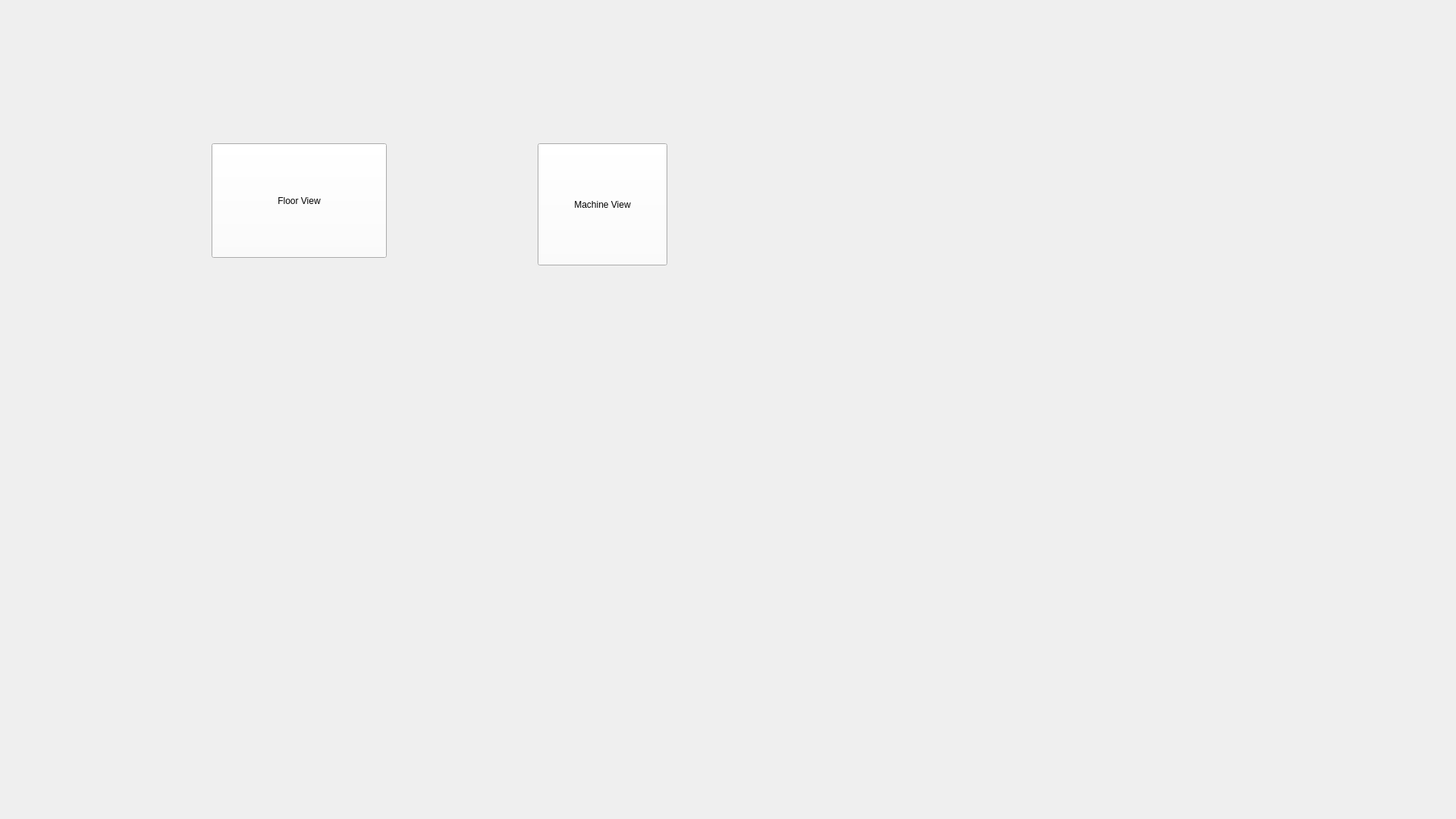
<?xml version="1.0" encoding="UTF-8"?>
<ui version="4.0">
 <class>MainWindow</class>
 <widget class="QMainWindow" name="MainWindow">
  <property name="geometry">
   <rect>
    <x>0</x>
    <y>0</y>
    <width>1920</width>
    <height>1080</height>
   </rect>
  </property>
  <property name="minimumSize">
   <size>
    <width>1080</width>
    <height>720</height>
   </size>
  </property>
  <property name="maximumSize">
   <size>
    <width>16777215</width>
    <height>16777215</height>
   </size>
  </property>
  <property name="palette">
   <palette>
    <active>
     <colorrole role="Button">
      <brush brushstyle="SolidPattern">
       <color alpha="255">
        <red>255</red>
        <green>255</green>
        <blue>255</blue>
       </color>
      </brush>
     </colorrole>
    </active>
    <inactive>
     <colorrole role="Button">
      <brush brushstyle="SolidPattern">
       <color alpha="255">
        <red>255</red>
        <green>255</green>
        <blue>255</blue>
       </color>
      </brush>
     </colorrole>
    </inactive>
    <disabled>
     <colorrole role="Button">
      <brush brushstyle="SolidPattern">
       <color alpha="255">
        <red>255</red>
        <green>255</green>
        <blue>255</blue>
       </color>
      </brush>
     </colorrole>
    </disabled>
   </palette>
  </property>
  <property name="windowTitle">
   <string>MainWindow</string>
  </property>
  <property name="autoFillBackground">
   <bool>false</bool>
  </property>
  <widget class="QWidget" name="centralwidget">
   <layout class="QHBoxLayout" name="horizontalLayout">
    <item>
     <widget class="QStackedWidget" name="stackedWidget">
      <widget class="QWidget" name="MainMenu">
       <widget class="QPushButton" name="pushButton">
        <property name="geometry">
         <rect>
          <x>270</x>
          <y>180</y>
          <width>231</width>
          <height>151</height>
         </rect>
        </property>
        <property name="text">
         <string>Floor View</string>
        </property>
       </widget>
       <widget class="QPushButton" name="pushButton_2">
        <property name="geometry">
         <rect>
          <x>700</x>
          <y>180</y>
          <width>171</width>
          <height>161</height>
         </rect>
        </property>
        <property name="text">
         <string>Machine View</string>
        </property>
       </widget>
      </widget>
      <widget class="QWidget" name="FloorView">
       <widget class="QWidget" name="gridLayoutWidget_2">
        <property name="geometry">
         <rect>
          <x>0</x>
          <y>0</y>
          <width>1891</width>
          <height>1051</height>
         </rect>
        </property>
        <layout class="QGridLayout" name="FloorLayout">
         <property name="bottomMargin">
          <number>0</number>
         </property>
         <property name="spacing">
          <number>0</number>
         </property>
         <item row="8" column="12">
          <widget class="QPushButton" name="Button2003">
           <property name="sizePolicy">
            <sizepolicy hsizetype="Expanding" vsizetype="Expanding">
             <horstretch>0</horstretch>
             <verstretch>0</verstretch>
            </sizepolicy>
           </property>
           <property name="font">
            <font>
             <family>Arial</family>
             <pointsize>18</pointsize>
             <bold>true</bold>
            </font>
           </property>
           <property name="text">
            <string>200-3</string>
           </property>
          </widget>
         </item>
         <item row="1" column="4">
          <widget class="QPushButton" name="ButtonHusky">
           <property name="sizePolicy">
            <sizepolicy hsizetype="Expanding" vsizetype="Expanding">
             <horstretch>0</horstretch>
             <verstretch>0</verstretch>
            </sizepolicy>
           </property>
           <property name="font">
            <font>
             <family>Arial</family>
             <pointsize>18</pointsize>
             <bold>true</bold>
            </font>
           </property>
           <property name="text">
            <string>Husky</string>
           </property>
          </widget>
         </item>
         <item row="6" column="18">
          <widget class="QPushButton" name="Button752">
           <property name="sizePolicy">
            <sizepolicy hsizetype="Expanding" vsizetype="Expanding">
             <horstretch>0</horstretch>
             <verstretch>0</verstretch>
            </sizepolicy>
           </property>
           <property name="font">
            <font>
             <family>Arial</family>
             <pointsize>18</pointsize>
             <bold>true</bold>
            </font>
           </property>
           <property name="text">
            <string>75-2</string>
           </property>
          </widget>
         </item>
         <item row="8" column="16">
          <widget class="QPushButton" name="Button2001">
           <property name="sizePolicy">
            <sizepolicy hsizetype="Expanding" vsizetype="Expanding">
             <horstretch>0</horstretch>
             <verstretch>0</verstretch>
            </sizepolicy>
           </property>
           <property name="font">
            <font>
             <family>Arial</family>
             <pointsize>18</pointsize>
             <bold>true</bold>
            </font>
           </property>
           <property name="text">
            <string>200-1</string>
           </property>
          </widget>
         </item>
         <item row="7" column="1" colspan="22">
          <spacer name="horizontalSpacer_4">
           <property name="orientation">
            <enum>Qt::Orientation::Horizontal</enum>
           </property>
           <property name="sizeHint" stdset="0">
            <size>
             <width>40</width>
             <height>20</height>
            </size>
           </property>
          </spacer>
         </item>
         <item row="4" column="12">
          <widget class="QPushButton" name="Button3501">
           <property name="sizePolicy">
            <sizepolicy hsizetype="Expanding" vsizetype="Expanding">
             <horstretch>0</horstretch>
             <verstretch>0</verstretch>
            </sizepolicy>
           </property>
           <property name="font">
            <font>
             <family>Arial</family>
             <pointsize>18</pointsize>
             <bold>true</bold>
            </font>
           </property>
           <property name="text">
            <string>350-1</string>
           </property>
          </widget>
         </item>
         <item row="6" column="12">
          <widget class="QPushButton" name="Button1301">
           <property name="sizePolicy">
            <sizepolicy hsizetype="Expanding" vsizetype="Expanding">
             <horstretch>0</horstretch>
             <verstretch>0</verstretch>
            </sizepolicy>
           </property>
           <property name="font">
            <font>
             <family>Arial</family>
             <pointsize>18</pointsize>
             <bold>true</bold>
            </font>
           </property>
           <property name="text">
            <string>130-1</string>
           </property>
          </widget>
         </item>
         <item row="8" column="8">
          <widget class="QPushButton" name="Button4002">
           <property name="sizePolicy">
            <sizepolicy hsizetype="Expanding" vsizetype="Expanding">
             <horstretch>0</horstretch>
             <verstretch>0</verstretch>
            </sizepolicy>
           </property>
           <property name="font">
            <font>
             <family>Arial</family>
             <pointsize>18</pointsize>
             <bold>true</bold>
            </font>
           </property>
           <property name="text">
            <string>400-2</string>
           </property>
          </widget>
         </item>
         <item row="5" column="1" colspan="22">
          <spacer name="horizontalSpacer_3">
           <property name="orientation">
            <enum>Qt::Orientation::Horizontal</enum>
           </property>
           <property name="sizeHint" stdset="0">
            <size>
             <width>40</width>
             <height>20</height>
            </size>
           </property>
          </spacer>
         </item>
         <item row="6" column="9">
          <spacer name="verticalSpacer_8">
           <property name="orientation">
            <enum>Qt::Orientation::Vertical</enum>
           </property>
           <property name="sizeHint" stdset="0">
            <size>
             <width>20</width>
             <height>40</height>
            </size>
           </property>
          </spacer>
         </item>
         <item row="6" column="4">
          <widget class="QPushButton" name="Button5501">
           <property name="sizePolicy">
            <sizepolicy hsizetype="Expanding" vsizetype="Expanding">
             <horstretch>0</horstretch>
             <verstretch>0</verstretch>
            </sizepolicy>
           </property>
           <property name="font">
            <font>
             <family>Arial</family>
             <pointsize>18</pointsize>
             <bold>true</bold>
            </font>
           </property>
           <property name="text">
            <string>550-1</string>
           </property>
          </widget>
         </item>
         <item row="4" column="1">
          <widget class="QPushButton" name="Button17001">
           <property name="sizePolicy">
            <sizepolicy hsizetype="Expanding" vsizetype="Expanding">
             <horstretch>0</horstretch>
             <verstretch>0</verstretch>
            </sizepolicy>
           </property>
           <property name="maximumSize">
            <size>
             <width>1000</width>
             <height>1000</height>
            </size>
           </property>
           <property name="font">
            <font>
             <family>Arial</family>
             <pointsize>18</pointsize>
             <bold>true</bold>
            </font>
           </property>
           <property name="text">
            <string>1700-1</string>
           </property>
          </widget>
         </item>
         <item row="8" column="4">
          <widget class="QPushButton" name="Button2803">
           <property name="sizePolicy">
            <sizepolicy hsizetype="Expanding" vsizetype="Expanding">
             <horstretch>0</horstretch>
             <verstretch>0</verstretch>
            </sizepolicy>
           </property>
           <property name="font">
            <font>
             <family>Arial</family>
             <pointsize>18</pointsize>
             <bold>true</bold>
            </font>
           </property>
           <property name="text">
            <string>280-3</string>
           </property>
          </widget>
         </item>
         <item row="8" column="18">
          <widget class="QPushButton" name="Button1802">
           <property name="sizePolicy">
            <sizepolicy hsizetype="Expanding" vsizetype="Expanding">
             <horstretch>0</horstretch>
             <verstretch>0</verstretch>
            </sizepolicy>
           </property>
           <property name="font">
            <font>
             <family>Arial</family>
             <pointsize>18</pointsize>
             <bold>true</bold>
            </font>
           </property>
           <property name="text">
            <string>180-2</string>
           </property>
          </widget>
         </item>
         <item row="8" column="6">
          <widget class="QPushButton" name="Button2802">
           <property name="sizePolicy">
            <sizepolicy hsizetype="Expanding" vsizetype="Expanding">
             <horstretch>0</horstretch>
             <verstretch>0</verstretch>
            </sizepolicy>
           </property>
           <property name="font">
            <font>
             <family>Arial</family>
             <pointsize>18</pointsize>
             <bold>true</bold>
            </font>
           </property>
           <property name="text">
            <string>280-2</string>
           </property>
          </widget>
         </item>
         <item row="6" column="16">
          <widget class="QPushButton" name="Button751">
           <property name="sizePolicy">
            <sizepolicy hsizetype="Expanding" vsizetype="Expanding">
             <horstretch>0</horstretch>
             <verstretch>0</verstretch>
            </sizepolicy>
           </property>
           <property name="font">
            <font>
             <family>Arial</family>
             <pointsize>18</pointsize>
             <bold>true</bold>
            </font>
           </property>
           <property name="text">
            <string>75-1</string>
           </property>
          </widget>
         </item>
         <item row="4" column="18">
          <widget class="QPushButton" name="Button4001">
           <property name="sizePolicy">
            <sizepolicy hsizetype="Expanding" vsizetype="Expanding">
             <horstretch>0</horstretch>
             <verstretch>0</verstretch>
            </sizepolicy>
           </property>
           <property name="font">
            <font>
             <family>Arial</family>
             <pointsize>18</pointsize>
             <bold>true</bold>
            </font>
           </property>
           <property name="text">
            <string>400-1</string>
           </property>
          </widget>
         </item>
         <item row="8" column="2">
          <widget class="QPushButton" name="Button2801">
           <property name="sizePolicy">
            <sizepolicy hsizetype="Expanding" vsizetype="Expanding">
             <horstretch>0</horstretch>
             <verstretch>0</verstretch>
            </sizepolicy>
           </property>
           <property name="font">
            <font>
             <family>Arial</family>
             <pointsize>18</pointsize>
             <bold>true</bold>
            </font>
           </property>
           <property name="text">
            <string>280-1</string>
           </property>
          </widget>
         </item>
         <item row="6" column="20">
          <widget class="QPushButton" name="Button753">
           <property name="sizePolicy">
            <sizepolicy hsizetype="Expanding" vsizetype="Expanding">
             <horstretch>0</horstretch>
             <verstretch>0</verstretch>
            </sizepolicy>
           </property>
           <property name="font">
            <font>
             <family>Arial</family>
             <pointsize>18</pointsize>
             <bold>true</bold>
            </font>
           </property>
           <property name="text">
            <string>75-3</string>
           </property>
          </widget>
         </item>
         <item row="9" column="1" colspan="22">
          <spacer name="horizontalSpacer_5">
           <property name="orientation">
            <enum>Qt::Orientation::Horizontal</enum>
           </property>
           <property name="sizeHint" stdset="0">
            <size>
             <width>40</width>
             <height>40</height>
            </size>
           </property>
          </spacer>
         </item>
         <item row="6" column="8">
          <widget class="QPushButton" name="Button3502">
           <property name="sizePolicy">
            <sizepolicy hsizetype="Expanding" vsizetype="Expanding">
             <horstretch>0</horstretch>
             <verstretch>0</verstretch>
            </sizepolicy>
           </property>
           <property name="font">
            <font>
             <family>Arial</family>
             <pointsize>18</pointsize>
             <bold>true</bold>
            </font>
           </property>
           <property name="text">
            <string>350-2</string>
           </property>
          </widget>
         </item>
         <item row="1" column="0" rowspan="8">
          <spacer name="verticalSpacer_3">
           <property name="orientation">
            <enum>Qt::Orientation::Vertical</enum>
           </property>
           <property name="sizeHint" stdset="0">
            <size>
             <width>44</width>
             <height>40</height>
            </size>
           </property>
          </spacer>
         </item>
         <item row="8" column="14">
          <widget class="QPushButton" name="Button2002">
           <property name="sizePolicy">
            <sizepolicy hsizetype="Expanding" vsizetype="Expanding">
             <horstretch>0</horstretch>
             <verstretch>0</verstretch>
            </sizepolicy>
           </property>
           <property name="font">
            <font>
             <family>Arial</family>
             <pointsize>18</pointsize>
             <bold>true</bold>
            </font>
           </property>
           <property name="text">
            <string>200-2</string>
           </property>
          </widget>
         </item>
         <item row="3" column="1">
          <widget class="QPushButton" name="Button17002">
           <property name="sizePolicy">
            <sizepolicy hsizetype="Expanding" vsizetype="Expanding">
             <horstretch>0</horstretch>
             <verstretch>0</verstretch>
            </sizepolicy>
           </property>
           <property name="maximumSize">
            <size>
             <width>1000</width>
             <height>1000</height>
            </size>
           </property>
           <property name="font">
            <font>
             <family>Arial</family>
             <pointsize>18</pointsize>
             <bold>true</bold>
            </font>
           </property>
           <property name="text">
            <string>1700-2</string>
           </property>
          </widget>
         </item>
         <item row="6" column="6">
          <widget class="QPushButton" name="Button4501">
           <property name="sizePolicy">
            <sizepolicy hsizetype="Expanding" vsizetype="Expanding">
             <horstretch>0</horstretch>
             <verstretch>0</verstretch>
            </sizepolicy>
           </property>
           <property name="font">
            <font>
             <family>Arial</family>
             <pointsize>18</pointsize>
             <bold>true</bold>
            </font>
           </property>
           <property name="text">
            <string>450-1</string>
           </property>
          </widget>
         </item>
         <item row="4" column="22">
          <widget class="QPushButton" name="Button2004">
           <property name="sizePolicy">
            <sizepolicy hsizetype="Expanding" vsizetype="Expanding">
             <horstretch>0</horstretch>
             <verstretch>0</verstretch>
            </sizepolicy>
           </property>
           <property name="font">
            <font>
             <family>Arial</family>
             <pointsize>18</pointsize>
             <bold>true</bold>
            </font>
           </property>
           <property name="text">
            <string>200-4</string>
           </property>
          </widget>
         </item>
         <item row="4" column="8">
          <widget class="QPushButton" name="Button3001">
           <property name="sizePolicy">
            <sizepolicy hsizetype="Expanding" vsizetype="Expanding">
             <horstretch>0</horstretch>
             <verstretch>0</verstretch>
            </sizepolicy>
           </property>
           <property name="font">
            <font>
             <family>Arial</family>
             <pointsize>18</pointsize>
             <bold>true</bold>
            </font>
           </property>
           <property name="text">
            <string>300-1</string>
           </property>
          </widget>
         </item>
         <item row="6" column="19">
          <spacer name="verticalSpacer_7">
           <property name="orientation">
            <enum>Qt::Orientation::Vertical</enum>
           </property>
           <property name="sizeHint" stdset="0">
            <size>
             <width>20</width>
             <height>40</height>
            </size>
           </property>
          </spacer>
         </item>
         <item row="4" column="20">
          <widget class="QPushButton" name="Button2501">
           <property name="sizePolicy">
            <sizepolicy hsizetype="Expanding" vsizetype="Expanding">
             <horstretch>0</horstretch>
             <verstretch>0</verstretch>
            </sizepolicy>
           </property>
           <property name="font">
            <font>
             <family>Arial</family>
             <pointsize>18</pointsize>
             <bold>true</bold>
            </font>
           </property>
           <property name="text">
            <string>250-1</string>
           </property>
          </widget>
         </item>
         <item row="1" column="23" rowspan="8">
          <spacer name="verticalSpacer_13">
           <property name="orientation">
            <enum>Qt::Orientation::Vertical</enum>
           </property>
           <property name="sizeHint" stdset="0">
            <size>
             <width>35</width>
             <height>40</height>
            </size>
           </property>
          </spacer>
         </item>
         <item row="6" column="2">
          <widget class="QPushButton" name="Button3101">
           <property name="sizePolicy">
            <sizepolicy hsizetype="Expanding" vsizetype="Expanding">
             <horstretch>0</horstretch>
             <verstretch>0</verstretch>
            </sizepolicy>
           </property>
           <property name="font">
            <font>
             <family>Arial</family>
             <pointsize>18</pointsize>
             <bold>true</bold>
            </font>
           </property>
           <property name="text">
            <string>310-1</string>
           </property>
          </widget>
         </item>
         <item row="6" column="14">
          <widget class="QPushButton" name="Button1001">
           <property name="sizePolicy">
            <sizepolicy hsizetype="Expanding" vsizetype="Expanding">
             <horstretch>0</horstretch>
             <verstretch>0</verstretch>
            </sizepolicy>
           </property>
           <property name="font">
            <font>
             <family>Arial</family>
             <pointsize>18</pointsize>
             <bold>true</bold>
            </font>
           </property>
           <property name="text">
            <string>100-1</string>
           </property>
          </widget>
         </item>
         <item row="0" column="0">
          <widget class="QPushButton" name="ButtonMainMenu">
           <property name="maximumSize">
            <size>
             <width>40</width>
             <height>40</height>
            </size>
           </property>
           <property name="text">
            <string/>
           </property>
           <property name="icon">
            <iconset theme="QIcon::ThemeIcon::ApplicationExit"/>
           </property>
           <property name="iconSize">
            <size>
             <width>32</width>
             <height>32</height>
            </size>
           </property>
           <property name="shortcut">
            <string>Ctrl+W</string>
           </property>
           <property name="checkable">
            <bool>false</bool>
           </property>
           <property name="checked">
            <bool>false</bool>
           </property>
          </widget>
         </item>
         <item row="6" column="11">
          <spacer name="verticalSpacer_12">
           <property name="orientation">
            <enum>Qt::Orientation::Vertical</enum>
           </property>
           <property name="sizeHint" stdset="0">
            <size>
             <width>75</width>
             <height>40</height>
            </size>
           </property>
          </spacer>
         </item>
         <item row="0" column="1" colspan="22">
          <spacer name="horizontalSpacer_6">
           <property name="orientation">
            <enum>Qt::Orientation::Horizontal</enum>
           </property>
           <property name="sizeHint" stdset="0">
            <size>
             <width>40</width>
             <height>20</height>
            </size>
           </property>
          </spacer>
         </item>
         <item row="6" column="13">
          <spacer name="verticalSpacer_4">
           <property name="orientation">
            <enum>Qt::Orientation::Vertical</enum>
           </property>
           <property name="sizeHint" stdset="0">
            <size>
             <width>20</width>
             <height>40</height>
            </size>
           </property>
          </spacer>
         </item>
         <item row="2" column="1" colspan="22">
          <spacer name="horizontalSpacer_7">
           <property name="orientation">
            <enum>Qt::Orientation::Horizontal</enum>
           </property>
           <property name="sizeType">
            <enum>QSizePolicy::Policy::Preferred</enum>
           </property>
           <property name="sizeHint" stdset="0">
            <size>
             <width>500</width>
             <height>100</height>
            </size>
           </property>
          </spacer>
         </item>
         <item row="4" column="6">
          <widget class="QPushButton" name="Button5002">
           <property name="sizePolicy">
            <sizepolicy hsizetype="Expanding" vsizetype="Expanding">
             <horstretch>0</horstretch>
             <verstretch>0</verstretch>
            </sizepolicy>
           </property>
           <property name="font">
            <font>
             <family>Arial</family>
             <pointsize>18</pointsize>
             <bold>true</bold>
            </font>
           </property>
           <property name="text">
            <string>500-2</string>
           </property>
          </widget>
         </item>
         <item row="1" column="6">
          <widget class="QPushButton" name="Button6101">
           <property name="sizePolicy">
            <sizepolicy hsizetype="Expanding" vsizetype="Expanding">
             <horstretch>0</horstretch>
             <verstretch>0</verstretch>
            </sizepolicy>
           </property>
           <property name="font">
            <font>
             <family>Arial</family>
             <pointsize>18</pointsize>
             <bold>true</bold>
            </font>
           </property>
           <property name="text">
            <string>610-1</string>
           </property>
          </widget>
         </item>
         <item row="6" column="5">
          <spacer name="verticalSpacer_10">
           <property name="orientation">
            <enum>Qt::Orientation::Vertical</enum>
           </property>
           <property name="sizeHint" stdset="0">
            <size>
             <width>20</width>
             <height>40</height>
            </size>
           </property>
          </spacer>
         </item>
         <item row="6" column="10">
          <widget class="QPushButton" name="Button3002">
           <property name="sizePolicy">
            <sizepolicy hsizetype="Expanding" vsizetype="Expanding">
             <horstretch>0</horstretch>
             <verstretch>0</verstretch>
            </sizepolicy>
           </property>
           <property name="font">
            <font>
             <family>Arial</family>
             <pointsize>18</pointsize>
             <bold>true</bold>
            </font>
           </property>
           <property name="text">
            <string>300-2</string>
           </property>
          </widget>
         </item>
         <item row="1" column="8">
          <widget class="QPushButton" name="Button6102">
           <property name="sizePolicy">
            <sizepolicy hsizetype="Expanding" vsizetype="Expanding">
             <horstretch>0</horstretch>
             <verstretch>0</verstretch>
            </sizepolicy>
           </property>
           <property name="font">
            <font>
             <family>Arial</family>
             <pointsize>18</pointsize>
             <bold>true</bold>
            </font>
           </property>
           <property name="text">
            <string>610-2</string>
           </property>
          </widget>
         </item>
         <item row="6" column="7">
          <spacer name="verticalSpacer_9">
           <property name="orientation">
            <enum>Qt::Orientation::Vertical</enum>
           </property>
           <property name="sizeHint" stdset="0">
            <size>
             <width>20</width>
             <height>40</height>
            </size>
           </property>
          </spacer>
         </item>
         <item row="6" column="15">
          <spacer name="verticalSpacer_5">
           <property name="orientation">
            <enum>Qt::Orientation::Vertical</enum>
           </property>
           <property name="sizeHint" stdset="0">
            <size>
             <width>20</width>
             <height>40</height>
            </size>
           </property>
          </spacer>
         </item>
         <item row="6" column="17">
          <spacer name="verticalSpacer_6">
           <property name="orientation">
            <enum>Qt::Orientation::Vertical</enum>
           </property>
           <property name="sizeHint" stdset="0">
            <size>
             <width>20</width>
             <height>40</height>
            </size>
           </property>
          </spacer>
         </item>
         <item row="6" column="3">
          <spacer name="verticalSpacer_11">
           <property name="orientation">
            <enum>Qt::Orientation::Vertical</enum>
           </property>
           <property name="sizeHint" stdset="0">
            <size>
             <width>20</width>
             <height>40</height>
            </size>
           </property>
          </spacer>
         </item>
         <item row="8" column="20">
          <widget class="QPushButton" name="Button1801">
           <property name="sizePolicy">
            <sizepolicy hsizetype="Expanding" vsizetype="Expanding">
             <horstretch>0</horstretch>
             <verstretch>0</verstretch>
            </sizepolicy>
           </property>
           <property name="font">
            <font>
             <family>Arial</family>
             <pointsize>18</pointsize>
             <bold>true</bold>
            </font>
           </property>
           <property name="text">
            <string>180-1</string>
           </property>
          </widget>
         </item>
         <item row="4" column="4">
          <widget class="QPushButton" name="Button5001">
           <property name="sizePolicy">
            <sizepolicy hsizetype="Expanding" vsizetype="Expanding">
             <horstretch>0</horstretch>
             <verstretch>0</verstretch>
            </sizepolicy>
           </property>
           <property name="maximumSize">
            <size>
             <width>1000</width>
             <height>1000</height>
            </size>
           </property>
           <property name="font">
            <font>
             <family>Arial</family>
             <pointsize>18</pointsize>
             <bold>true</bold>
            </font>
           </property>
           <property name="text">
            <string>500-1</string>
           </property>
          </widget>
         </item>
         <item row="6" column="21">
          <spacer name="verticalSpacer_14">
           <property name="orientation">
            <enum>Qt::Orientation::Vertical</enum>
           </property>
           <property name="sizeHint" stdset="0">
            <size>
             <width>20</width>
             <height>40</height>
            </size>
           </property>
          </spacer>
         </item>
        </layout>
       </widget>
      </widget>
     </widget>
    </item>
   </layout>
  </widget>
 </widget>
 <resources/>
 <connections/>
</ui>
